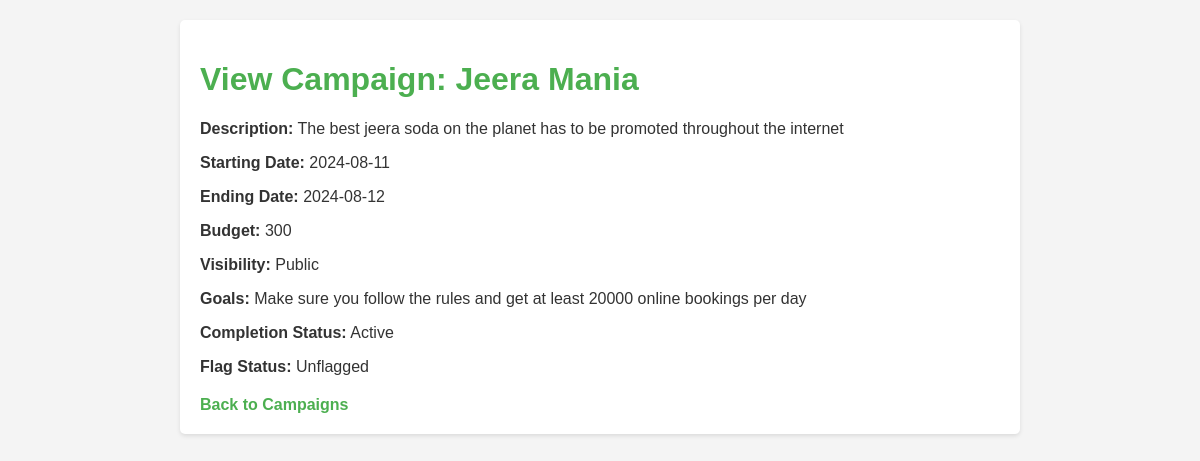
/view_campaign/1, run on the app's committed database.
### backend/models.py (models this page shows)
class campaign(db.Model):
    __tablename__="campaign"
    camp_id=db.Column(db.Integer, primary_key=True)
    spon_id=db.Column(db.Integer, db.ForeignKey("spon_info.spon_id"), nullable=False)
    name=db.Column(db.String, nullable=False)
    description=db.Column(db.Text, nullable=False)
    sdate=db.Column(db.Date, nullable=False)
    edate=db.Column(db.Date, nullable=False)
    budget=db.Column(db.Integer, nullable=False)
    Visibility=db.Column(db.String, nullable=False)
    goals=db.Column(db.Text, nullable=False)
    completion_status=db.Column(db.String, default="Active")
    camp_flag_status=db.Column(db.String, default="Unflagged")
    ad_requests=db.relationship('adreq', backref='campaign', cascade="all, delete-orphan", lazy=True)

### backend/controllers.py (the view)
@app.route("/view_campaign/<int:camp_id>", methods=['GET'])
def view_campaign(camp_id):
    s3=campaign.query.get(camp_id)
    if not s3:
        return render_template("sponsor_campaign.html")
    return render_template("view_campaign.html", c1=s3)

### templates/view_campaign.html (shortened to what this page needs)
<!DOCTYPE html>
<html lang="en">
<head>
</head>
<body>
    <div class="container">
        <h1>View Campaign: {{ c1.name }}</h1>
        <div class="campaign-details">
            <p><strong>Description:</strong> {{ c1.description }}</p>
            <p><strong>Starting Date:</strong> {{ c1.sdate }}</p>
            <p><strong>Ending Date:</strong> {{ c1.edate }}</p>
            <p><strong>Budget:</strong> {{ c1.budget }}</p>
            <p><strong>Visibility:</strong> {{ c1.Visibility }}</p>
            <p><strong>Goals:</strong> {{ c1.goals }}</p>
            <p><strong>Completion Status:</strong> {{ c1.completion_status }}</p>
            <p><strong>Flag Status:</strong> {{ c1.camp_flag_status }}</p>
        </div>
        <a href="/sponsor_campaign">Back to Campaigns</a>
    </div>
</body>
</html>

### templates/view_campaign.html (style rules this page uses)
body { font-family: Arial, sans-serif; background-color: #f4f4f4; color: #333; padding: 20px; margin: 0; }
h1 { color: #4CAF50; }
p { margin-bottom: 15px; }
a { color: #4CAF50; text-decoration: none; font-weight: bold; }
.container { background-color: #fff; padding: 20px; border-radius: 5px; box-shadow: 0 2px 4px rgba(0, 0, 0, 0.1); max-width: 800px; margin: auto; }
.campaign-details { margin-bottom: 20px; }

### data on the page
campaign: name "Jeera Mania", description "The best jeera soda on the planet has to be promoted throughout the internet", sdate "2024-08-11", edate "2024-08-12", budget "300", Visibility "Public", goals "Make sure you follow the rules and get at least 20000 online bookings per day", completion_status "Active", camp_flag_status "Unflagged"
